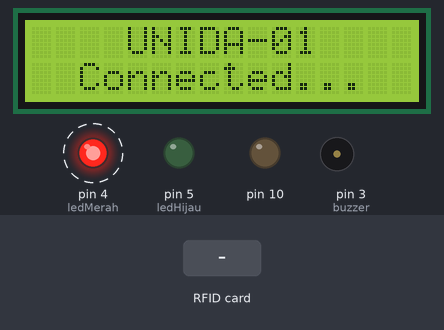
The sketch below on a simulated Arduino Uno, built with avr-gcc and run on an emulated ATmega328P. Parts: 16×2 character LCD, output pins drawn as LEDs (lit = HIGH), buzzer (waves = sounding, pin HIGH). Dashed ring = blinking. The inputs (shaded band) are chosen by the test bench. WiFi joins after 1.5 s; servers stay silent unless stated; uploads are accepted with an empty reply; pins used as bus, display or sensor lines are not drawn; what the sketch prints to the serial monitor is not drawn.

Above: at 3.1 s.
3.2 s: RFID card 5E 7A 19 C4 held to the reader
At 4.16 s:
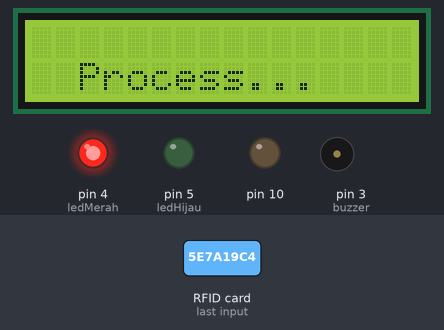
At 4.8 s:
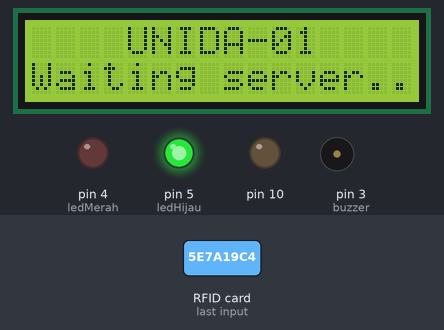
5.9 s: RFID card 5E 7A 19 C4 held to the reader
At 6.34 s:
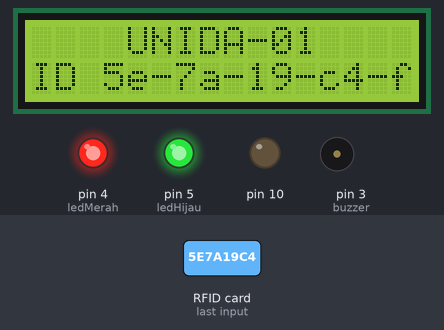
Timing chart, 0 to 13.9 s (numbered marks = the images above; inputs shaded):
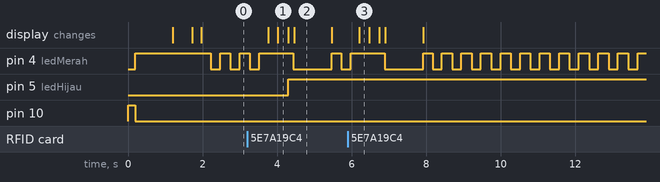

Measured:
- after the input at 3.2 s, pin 5 (ledHijau): LOW → HIGH after 1.1 s; the display: first changes after 0.56 s (image 1 shows a later state)
- after the input at 5.9 s, the display: changes after 0.31 s (image 3)
- what the display in image 2 shows lasts 1.0 s, from 4.5 s to 5.5 s

The sketch:

Source_Code_Smart_Card_Modul_Lan.ino
```cpp
#include <SPI.h>
#include <Ethernet.h>
#include <RFID.h>
#include <LiquidCrystal.h>
#include <LiquidCrystal_I2C.h>

    // CONFIG ethernet
byte mac[]    = {0xDE, 0xAD, 0xBE, 0xEF, 0xFE, 0xED};
byte ip[]     = {192, 168, 208, 99};                                 // static arduino IP
byte server[] = {192, 168, 208, 129};                                // static server IP
EthernetClient client;

    // CONFIG RFID
#define SS_PIN 9
#define RST_PIN 8
RFID rfid(SS_PIN, RST_PIN);

    // CONFIG LCD
//LiquidCrystal lcd(A0, A1, A2, A3, A4, A5);
LiquidCrystal_I2C lcd(0x27, 16, 2);

    // CONFIG LED
int ledMerah = 4;     // Lampu LED warna MERAH
int ledHijau = 5;     // Lampu LED warna HIJAU

     // CONFIG BUZZER
const int buzzer = 3;

    // CONFIG WEB SERVER
int    HTTP_PORT   = 1926;
String HTTP_METHOD = "GET";
char   HOST_NAME[] = "api.unida.gontor.ac.id"; // hostname of web server:
String PATH_NAME   = "/event/checkin";
String TOKEN       = "eyJhbGciOiJIUzI1NiIsInR5cCI6IkpXVCJ9.eyJjbGllbnRJZCI6IjE5MjYyMDE0IiwiY2xpZW50U2VjcmV0IjoiYmlzbWlsbGFoIiwiaWF0IjoxNTc5MzE4NzA3fQ.5Z43hVcfu8d-0Sqn46r9eC6XEq97cMc-CrZBJFEs5tA";

  void setup(){
     Serial.begin(9600);
     SPI.begin();
     lcd.init();      //initialize the lcd
     lcd.backlight(); //open the backlight
     rfid.init();
     lcd.begin(16, 2);

     lcd.setCursor(0, 0);
     lcd.print(F("Device setup.."));

         // Disable rfid
     pinMode(9, OUTPUT);
     digitalWrite(9, HIGH);

         // Disable sd card
     pinMode(4, OUTPUT);
     digitalWrite(4, HIGH);

         // Enable ethernet
     pinMode(10, OUTPUT);
     digitalWrite(10, LOW);

         // Setup buzzer (pin 2)
     pinMode(buzzer, OUTPUT);

         // Setup Lampu led
     pinMode(ledMerah, OUTPUT);
     pinMode(ledHijau, OUTPUT);

        // Acquiring ip without dhcp
     Ethernet.begin(mac, ip);
     delay(1000);
     lcd.setCursor(14, 0);
     lcd.print(F("OK"));
     delay(500);
     lcd.clear();
     lcd.setCursor(0, 0);
     lcd.print(F("    UNIDA-01     "));
     lcd.setCursor(0, 1);
     lcd.print(F("Waiting server.."));

        // Try check connect to web server
     if(client.connect(HOST_NAME, HTTP_PORT)) {
        Serial.println("Connected to server");
        lcd.setCursor(0, 1);
        lcd.print(F("  Connected...  "));
     } else {
        Serial.println("connection failed");
        lcd.setCursor(0, 1);
        lcd.print(F("Koneksi Gagal!!!"));
     }
  }

  void loop(){
     if (rfid.isCard()) {
        if (rfid.readCardSerial()) {
          Serial.println("Trying to connect...");
            if(client.connect(HOST_NAME, HTTP_PORT)) {
               String id = String(rfid.serNum[0],HEX) +"-"+ String(rfid.serNum[1],HEX) +"-"+ String(rfid.serNum[2],HEX) +"-"+ String(rfid.serNum[3],HEX) +"-"+ String(rfid.serNum[4],HEX);
               lcd.setCursor(0, 1);
               lcd.print("   Card Found    ");
               lcd.setCursor(0, 1);
               lcd.print("ID " + id);
               delay(250);
               lcd.clear();
               lcd.setCursor(0, 1);
               lcd.print(F("  Process...  "));
               delay(250);
               Serial.println("Kode rfid = " + id);
               lcd.setCursor(0, 0);
               lcd.print(F("    UNIDA-01    "));

                    // Send HTTP header
               String kodeVenue = "SmartCard";
               String msg = kodeVenue+"%23"+id;
               String host = "?msg=";
                      host += msg;
               client.println(HTTP_METHOD + " " + PATH_NAME + host + " HTTP/1.1");
               client.println("Host: " + String(HOST_NAME));
               client.println("x-access-token: " + TOKEN);
               client.println("Connection: close");
               client.println();
                    // end HTTP header

               digitalWrite(ledHijau, HIGH);

                    // Progcess output form server
               Serial.println("Waiting data.....");

               String pt = "";

               while(client.connected()) {
                  if(client.available()) {
                      // read an incoming byte from the server and print it to serial monitor:
                      char c = client.read();
                      pt = c;
                  }
               }

               Serial.println(pt);
               client.stop();

               int modelBuzzer = pt.toInt();
               digitalWrite(ledMerah, LOW);

               for(int x = 1; x <= modelBuzzer; x++){
                  digitalWrite(buzzer, HIGH);
                  digitalWrite(ledHijau, HIGH);
                  delay(100);
                  digitalWrite(buzzer, LOW);
                  digitalWrite(ledHijau, LOW);
                  delay(100);
               }

               lcd.setCursor(0, 1);
               lcd.print(F("Waiting server.."));
               delay(1000);
               lcd.setCursor(0, 1);
               lcd.print(F("  Connected...  "));
               digitalWrite(ledMerah, LOW);
            }

           else {
             Serial.println("connection failed");
             lcd.setCursor(0, 1);
             lcd.print(F("Koneksi Gagal!!!"));
           }

        }
     }
             // Custom led desaign
        digitalWrite(ledMerah, HIGH);
        delay(250);
        digitalWrite(ledMerah, LOW);
        delay(250);
        digitalWrite(ledMerah, HIGH);
  }

  // 1 = Berhasil
  // 2 = Error
  // 3 = Tidak ada event bagi mahasiswa
```
